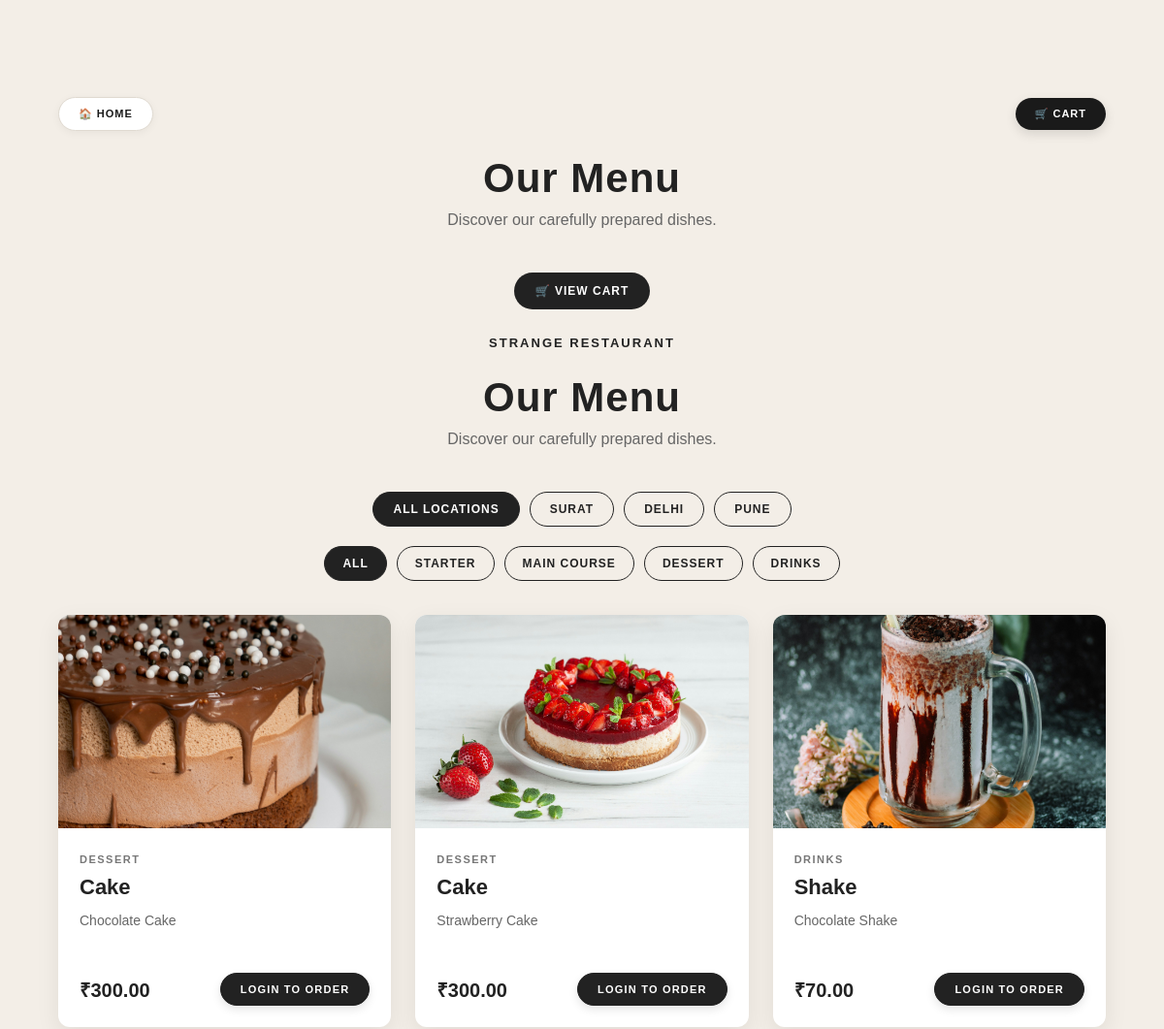
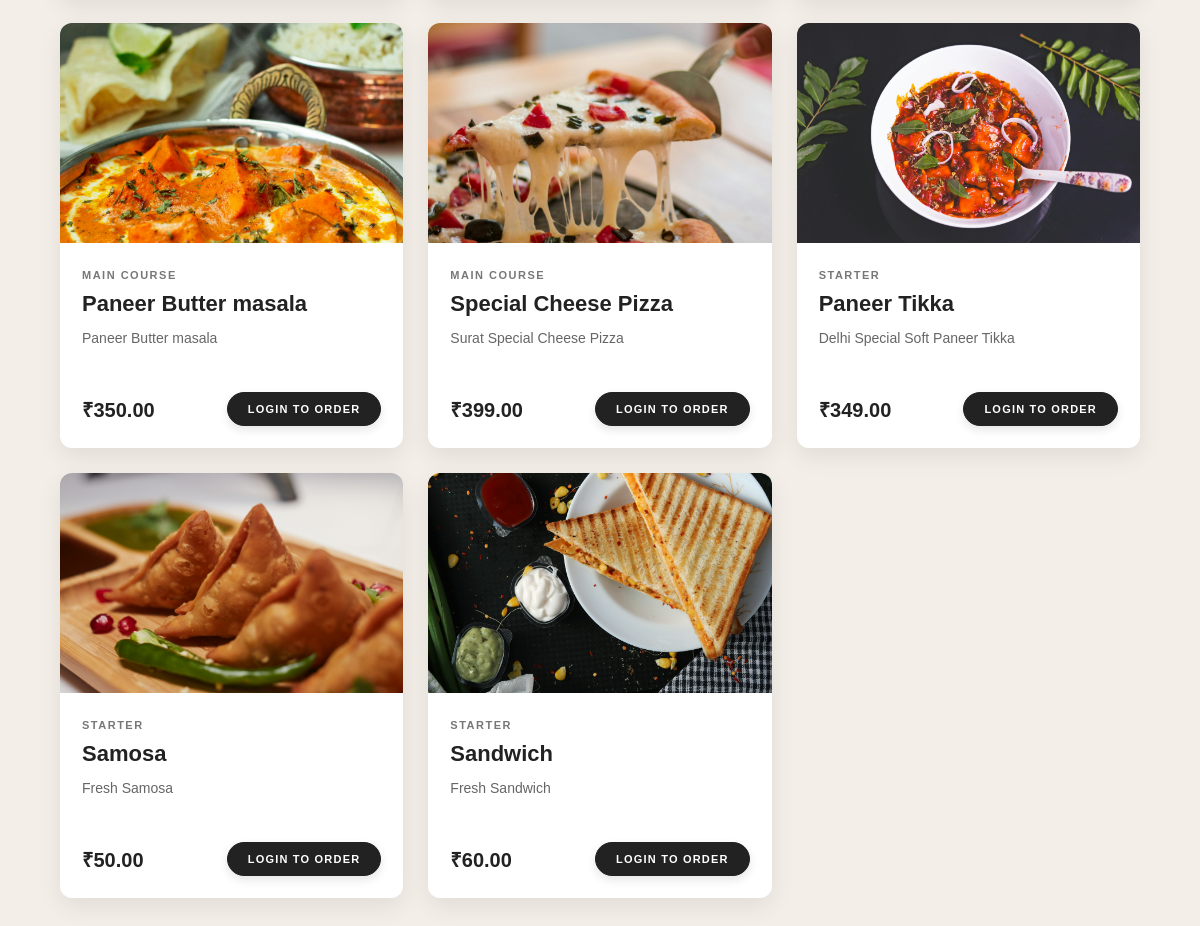
The app's page /menu/ with its own data (2 pictures, top to bottom).
### menu/models.py (models this page shows, shortened)
class MenuItem(models.Model):
    CATEGORY_CHOICES = [
        ('Starter', 'Starter'),
        ('Main Course', 'Main Course'),
        ('Dessert', 'Dessert'),
        ('Drinks', 'Drinks'),
    ]
    LOCATION_CHOICES = [
        ('surat', 'Surat'),
        ('delhi', 'Delhi'),
        ('pune', 'Pune'),
    ]
    name = models.CharField(max_length=150)
    description = models.TextField(
        blank=True
    )
    price = models.DecimalField(
        max_digits=8,
        decimal_places=2
    )
    category = models.CharField(
        max_length=50,
        choices=CATEGORY_CHOICES
    )
    location = models.CharField(
        max_length=20,
        choices=LOCATION_CHOICES
    )
    image = models.ImageField(
        upload_to='menu/',
        blank=True,
        null=True
    )
    is_available = models.BooleanField(
        default=True
    )
    created_at = models.DateTimeField(
        auto_now_add=True
    )

### menu/views.py (the view)
# urls.py: path('', menu_home, name='menu'),
def menu_home(request):
    selected_category = request.GET.get(
        'category',
        ''
    )
    selected_location = request.GET.get(
        'location',
        ''
    )
    menu_items = MenuItem.objects.filter(
        is_available=True
    )
    if selected_location:
        menu_items = menu_items.filter(
            location=selected_location
        )
    if selected_category:
        menu_items = menu_items.filter(
            category=selected_category
        )
    menu_items = menu_items.order_by(
        'category',
        'name'
    )
    categories = [
        'Starter',
        'Main Course',
        'Dessert',
        'Drinks',
    ]
    locations = [
        ('surat', 'Surat'),
        ('delhi', 'Delhi'),
        ('pune', 'Pune'),
    ]
    return render(
        request,
        'menu/menu.html',
        {
            'menu_items': menu_items,
            'categories': categories,
            'locations': locations,
            'selected_category': selected_category,
            'selected_location': selected_location,
        }
    )

### menu/templates/menu/menu.html (shortened to what this page needs)
{% load static %}
<!DOCTYPE html>
<html lang="en">
<head>
    <link rel="stylesheet"
          href="{% static 'menu/css/style.css' %}">
</head>
<body>
    <div class="menu-page">
        <div class="menu-page">
    <div style="display: flex; justify-content: space-between; align-items: center; margin-bottom: 25px;">
        <a href="{% url 'home' %}" class="back-home-btn">
            🏠 HOME
        </a>
        <a href="{% url 'cart' %}" class="view-cart-btn-nav">
            🛒 CART
        </a>
    </div>
    <header class="menu-header">
        <h1>Our Menu</h1>
        <p>Discover our carefully prepared dishes.</p>
    </header>
        <a href="{% url 'cart' %}" class="view-cart-btn">
    🛒 VIEW CART
</a>
        <header class="menu-header">
            <a href="{% url 'home' %}"
               class="back-home">
                STRANGE RESTAURANT
            </a>
            <h1>
                Our Menu
            </h1>
            <p>
                Discover our carefully prepared dishes.
            </p>
        </header>
        <div class="location-filter">
    <a
        href="{% url 'menu' %}"
        class="{% if not selected_location %}active{% endif %}"
    >
        ALL LOCATIONS
    </a>
    {% for location_code, location_name in locations %}
        <a
            href="{% url 'menu' %}?location={{ location_code }}"
            class="{% if selected_location == location_code %}active{% endif %}"
        >
            {{ location_name|upper }}
        </a>
    {% endfor %}
</div>
        <div class="category-filter">
    <a
        href="{% url 'menu' %}"
        class="{% if not selected_category %}active{% endif %}"
    >
        ALL
    </a>
    {% for category in categories %}
        <a
            href="{% url 'menu' %}?location={{ selected_location }}&category={{ category }}"
            class="{% if selected_category == category %}active{% endif %}"
        >
            {{ category|upper }}
        </a>
    {% endfor %}
</div>
        {% if menu_items %}
            <div class="menu-grid">
                {% for item in menu_items %}
                    <div class="menu-card">
                        {% if item.image %}
                            <img
                                src="{{ item.image.url }}"
                                alt="{{ item.name }}"
                            >
                        {% else %}
                            <div class="menu-image-placeholder">
                                STRANGE RESTAURANT
                            </div>
                        {% endif %}
                        <div class="menu-content">
                            <span class="menu-category">
                                {{ item.category }}
                            </span>
                            <h2>
                                {{ item.name }}
                            </h2>
                            {% if item.description %}
                                <p class="menu-description">
                                    {{ item.description }}
                                </p>
                            {% endif %}
                            <div class="menu-bottom">
    <span class="menu-price">
        ₹{{ item.price }}
    </span>
    {% if user.is_authenticated %}
        <form method="POST" action="{% url 'add_to_cart' item.id %}">
            {% csrf_token %}
            <button class="add-to-cart-btn">ADD TO CART</button>
        </form>
    {% else %}
        <a href="{% url 'login' %}" class="cart-btn">
            LOGIN TO ORDER
        </a>
    {% endif %}
</div>
                        </div>
                    </div>
                {% endfor %}
            </div>
        {% endif %}
    </div>
</body>
</html>

### menu/static/menu/css/style.css (style rules this page uses)
body { margin: 0; background: #f3eee7; font-family: Arial, sans-serif; color: #222; }
.menu-page { max-width: 1200px; margin: auto; padding: 50px 30px 70px; }
.menu-header { text-align: center; margin-bottom: 45px; }
.back-home { display: inline-block; margin-bottom: 25px; color: #222; text-decoration: none; font-size: 13px; font-weight: bold; letter-spacing: 2px; }
.menu-header h1 { margin: 0 0 10px; font-size: 42px; letter-spacing: 1px; }
.menu-header p { margin: 0; color: #666; font-size: 16px; }
.menu-grid { display: grid; grid-template-columns: repeat(3, 1fr); gap: 25px; }
.menu-card { background: white; border-radius: 12px; overflow: hidden; box-shadow: 0 8px 25px rgba(0, 0, 0, 0.08); transition: transform 0.2s ease, box-shadow 0.2s ease; }
.menu-card img, .menu-image-placeholder { width: 100%; height: 220px; object-fit: cover; display: block; }
.menu-content { padding: 22px; }
.menu-category { display: inline-block; margin-bottom: 10px; font-size: 11px; font-weight: bold; letter-spacing: 1.5px; text-transform: uppercase; color: #777; }
.menu-content h2 { margin: 0 0 10px; font-size: 22px; }
.menu-description { min-height: 45px; margin: 0 0 20px; color: #666; font-size: 14px; line-height: 1.6; }
.menu-bottom { display: flex; align-items: center; justify-content: space-between; }
.menu-price { font-size: 20px; font-weight: bold; }
.category-filter { display: flex; justify-content: center; flex-wrap: wrap; gap: 10px; margin-bottom: 35px; }
.category-filter a { padding: 10px 18px; border: 1px solid #222; border-radius: 30px; color: #222; text-decoration: none; font-size: 12px; font-weight: bold; letter-spacing: 1px; transition: background 0.2s ease, color 0.2s ease; }
.category-filter a:hover, .category-filter a.active { background: #222; color: white; }
.location-filter { display: flex; justify-content: center; flex-wrap: wrap; gap: 10px; margin-bottom: 20px; }
.location-filter a { padding: 10px 20px; border: 1px solid #222; border-radius: 30px; color: #222; background: transparent; text-decoration: none; font-size: 12px; font-weight: bold; letter-spacing: 1px; transition: background 0.2s ease, color 0.2s ease, transform 0.2s ease; }
.location-filter a.active { background: #222; color: white; }
.view-cart-btn { display: block; width: fit-content; margin: 0 auto 25px; padding: 12px 22px; background: #222; color: white; text-decoration: none; font-size: 12px; font-weight: bold; letter-spacing: 1px; border-radius: 30px; transition: transform 0.2s ease; }
.add-to-cart-btn, .cart-btn { display: inline-flex !important; align-items: center; justify-content: center; padding: 10px 20px !important; background: #222222 !important; color: #ffffff !important; text-decoration: none !important; font-size: 11px !important; font-weight: bold !important; letter-spacing: 1.2px !important; text-transform: uppercase !important; border-radius: 25px !important; border: 1px solid #222222 !important; cursor: pointer !important; outline: none !important; transition: all 0.25s ease !important; box-shadow: 0 4px 10px rgba(0, 0, 0, 0.1) !important; }
.back-home-btn { display: inline-flex; align-items: center; gap: 6px; padding: 10px 20px; background: #ffffff; border: 1.5px solid #e0dad1; color: #1a1a1a; text-decoration: none; font-size: 11px; font-weight: 700; letter-spacing: 1px; border-radius: 30px; transition: all 0.25s ease; box-shadow: 0 2px 8px rgba(0, 0, 0, 0.05); }
.view-cart-btn-nav { display: inline-flex; align-items: center; gap: 6px; padding: 10px 20px; background: #1a1a1a; color: #ffffff; text-decoration: none; font-size: 11px; font-weight: 700; letter-spacing: 1px; border-radius: 30px; transition: all 0.25s ease; box-shadow: 0 4px 12px rgba(0, 0, 0, 0.12); }

### records on screen
MenuItem: image (picture), category "DESSERT", name "Cake", description "Chocolate Cake", price "300.00"
MenuItem: image (picture), category "DESSERT", name "Cake", description "Strawberry Cake", price "300.00"
MenuItem: image (picture), category "DRINKS", name "Shake", description "Chocolate Shake", price "70.00"
MenuItem: image (picture), category "MAIN COURSE", name "Paneer Butter masala", description "Paneer Butter masala", price "350.00"
MenuItem: image (picture), category "MAIN COURSE", name "Special Cheese Pizza", description "Surat Special Cheese Pizza", price "399.00"
MenuItem: image (picture), category "STARTER", name "Paneer Tikka", description "Delhi Special Soft Paneer Tikka", price "349.00"
MenuItem: image (picture), category "STARTER", name "Samosa", description "Fresh Samosa", price "50.00"
MenuItem: image (picture), category "STARTER", name "Sandwich", description "Fresh Sandwich", price "60.00"

### other values on screen
{{ location_name|upper }} "SURAT" "DELHI" "PUNE"
{{ category|upper }} "STARTER" "MAIN COURSE" "DESSERT" "DRINKS"
